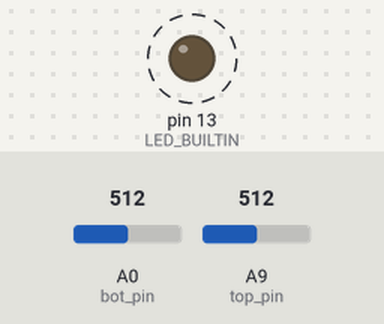
The sketch below on a simulated Arduino Mega 2560, built with avr-gcc and run on an emulated ATmega2560. Shown: output pins drawn as LEDs (lit = HIGH). Dashed ring = blinking. The inputs (shaded band) are chosen by the test bench; at power-on: A0 (bot_pin) = 512, A9 (top_pin) = 512. What the sketch prints to the serial monitor is not drawn.

Above: at 1.2 s.
Timing chart, 0 to 3.6 s (numbered marks = the images above):
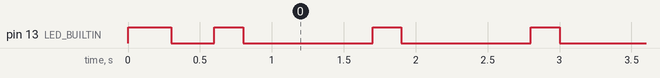

The sketch:

I2C_FSR_SLAVE.ino
```cpp
#include <Wire.h>

unsigned char ID = 1;
volatile int LED_TIME = 1;
float alpha = 0.9;
int sensordata = 0;
int sensordata2 = 0;

// 시리얼 앞 핀 : A9, 뒷 핀 : A0
// 워드 파일상 Top핀 앞?
// 앞
uint8_t top_pin = A9;
uint8_t bot_pin = A0;
// 뒤
// uint8_t top_pin = A0;
// uint8_t bot_pin = A9;

int is_connected = 0;

// Timer1 interrupt
ISR (TIMER1_COMPA_vect) {
  Serial.print(sensordata);
  Serial.print(": ");
  Serial.print(sensordata2);
  if(is_connected == 1){
    Serial.print(", conned");
  }
  Serial.println("");
}

// Timer3 interrupt
ISR (TIMER3_COMPA_vect) {
  int tmpdata = analogRead(bot_pin);
  int tmpdata2 = analogRead(top_pin);
  // sensordata = tmpdata;
  sensordata = alpha * tmpdata + (1 - alpha) * sensordata;
  sensordata2 = alpha * tmpdata2 + (1 - alpha) * sensordata2;
}

void setup() {
  pinMode(LED_BUILTIN, OUTPUT);
  Wire.begin(ID-1);
  Serial.begin(9600);

  setupTimer();
  setTimer1(0.1);
  setTimer3(0.01);

  // Wire Callback function
  Wire.onRequest(requestEvent);

  startupLED();
}

void loop() {
  for (int i = 0; i < ID; i++) {
    digitalWrite(LED_BUILTIN, HIGH); // LED 켜기
    delay(200); // 500ms 동안 유지
    digitalWrite(LED_BUILTIN, LOW); // LED 끄기
    delay(200); // 500ms 동안 유지
  }
  delay(700);
}
void setupTimer() {
  cli();
  initTimer1();
  initTimer3();
  sei();
}

void initTimer1() {
  TCCR1A = 0;
  TCCR1B = 0;
  TCNT1 = 0;
  OCR1A = 10000;
  TCCR1B = bit(WGM12) | bit(CS12)| bit(CS10);  // WGM12 => CTC(Clear Timer on Compare Match), CS12 & CS10  => prescaler 1/1024
  TIMSK1 = bit(OCIE1A);                        // OCIE1A => Timer1 compare match A interrupt
}

void initTimer3() {
  TCCR3A = 0;
  TCCR3B = 0;
  TCNT3 = 0;
  OCR3A = 10000;
  TCCR3B = bit(WGM32) | bit(CS32);  // WGM32 => CTC(Clear Timer on Compare Match), CS32 => prescaler 1/256
  TIMSK3 = bit(OCIE3A);             // OCIE3A => Timer3 compare match A interrupt
}

void setTimer1(float _time) {
  long cnt = 16000000 / 1024 * _time;  // cnt = clk / prescaler * time(s)
  if(cnt > 65535) {
    cnt = 65535;         // "timer1 16bit counter over."
  }
  OCR1A = cnt;           // Output Compare Register Timer1A
  TIMSK1 = bit(OCIE1A);
}

void setTimer3(float _time) {
  long cnt = 16000000 / 256 * _time;  // cnt = clk / prescaler * time(s)
  if(cnt > 65535) {
    cnt = 65535;        // "timer3 16bit counter over."
  }
  OCR3A = cnt;          // Output Compare Register Timer3A
  TIMSK3 = bit(OCIE3A);
}

void stopTimer1(){
    TIMSK1 = 0;
}

void stopTimer3(){
    TIMSK3 = 0;
}

void startupLED() {
  digitalWrite(LED_BUILTIN, HIGH);
  delay(300);
  digitalWrite(LED_BUILTIN, LOW);
  delay(300);
}

void requestEvent() {
  int txdata[2] = {sensordata, sensordata2};
  // Wire.write((byte*)&sensordata, 2);
  Wire.write((byte*)&txdata, 4);
  is_connected = 1;
}
```

Measured:
- by itself, pin 13 (LED_BUILTIN): repeats every 1.1 s: HIGH 0.20 s, LOW 0.90 s
